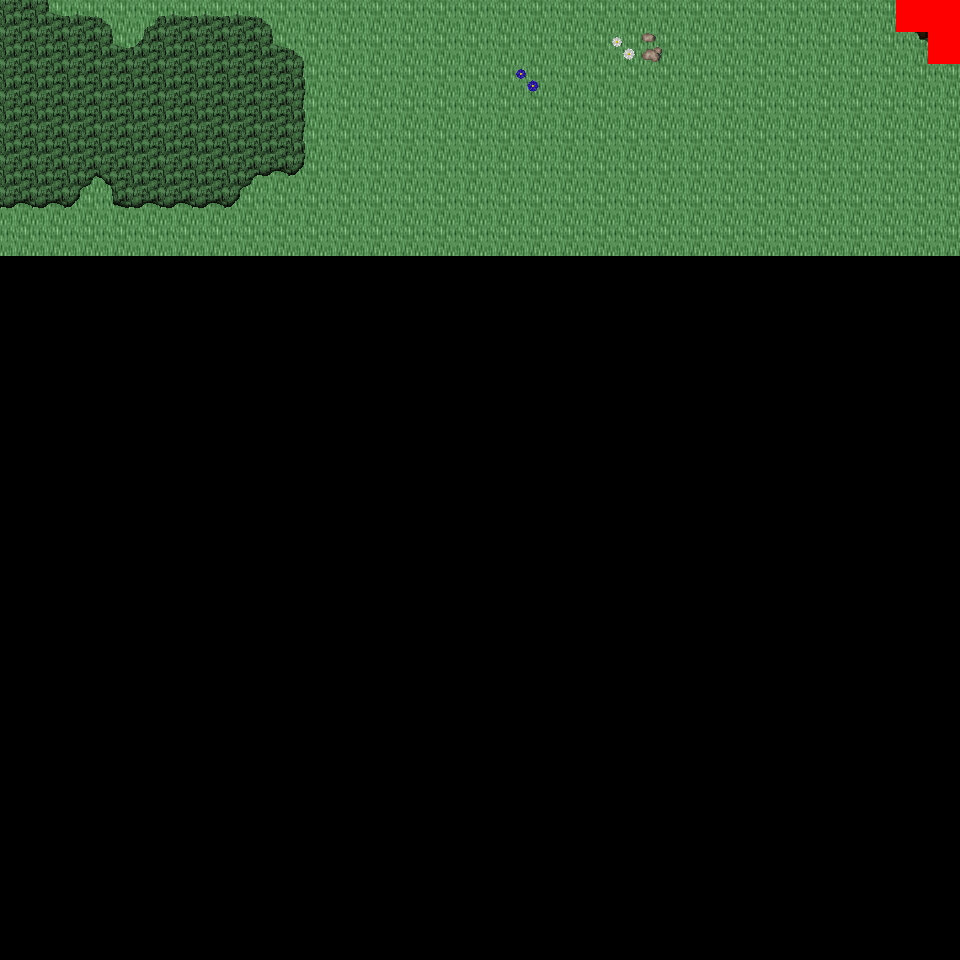

The image is a tile-based game level rendered from a .tmx file. Its description and source (layers, tilesets, objects; grid data summarised) follow:
An orthogonal 30x30 tile map with 32x32 px tiles, 6 tile layers (Ground, Object, Object2, Above, ...), 33 tilesets and 2 objects (2x mapExit).

<map version="1.0" orientation="orthogonal" renderorder="right-down" width="30" height="30" tilewidth="32" tileheight="32" nextobjectid="3">
  <tileset firstgid="1" name="tileset_logic_collision" tilewidth="32" tileheight="32" tilecount="1" columns="1">
    <image source="../drawable/tileset_logic_collision.png" width="32" height="32" />
  </tileset>
  <tileset firstgid="2" name="tileset_ground_ground" tilewidth="32" tileheight="32" tilecount="33" columns="3">
    <image source="../drawable/tileset_ground_ground.png" width="96" height="352" />
  </tileset>
  <tileset firstgid="35" name="tileset_building_house_3" tilewidth="32" tileheight="32" tilecount="48" columns="6">
    <image source="../drawable/tileset_building_house_3.png" width="192" height="256" />
  </tileset>
  <tileset firstgid="83" name="tileset_building_house_chalet" tilewidth="32" tileheight="32" tilecount="56" columns="7">
    <image source="../drawable/tileset_building_house_chalet.png" width="224" height="256" />
  </tileset>
  <tileset firstgid="139" name="tileset_terrain_grassland" tilewidth="32" tileheight="32" tilecount="88" columns="8">
    <image source="../drawable/tileset_terrain_grassland.png" width="256" height="352" />
  </tileset>
  <tileset firstgid="227" name="tileset_ground_grass_edges" tilewidth="32" tileheight="32" tilecount="36" columns="12">
    <image source="../drawable/tileset_ground_grass_edges.png" width="384" height="96" />
  </tileset>
  <tileset firstgid="263" name="tileset_ground_grass_corners" tilewidth="32" tileheight="32" tilecount="24" columns="6">
    <image source="../drawable/tileset_ground_grass_corners.png" width="192" height="128" />
  </tileset>
  <tileset firstgid="287" name="tileset_ground_grass_2" tilewidth="32" tileheight="32" tilecount="21" columns="3">
    <image source="../drawable/tileset_ground_grass_2.png" width="96" height="224" />
  </tileset>
  <tileset firstgid="308" name="tileset_plant_tree_fall_trees" tilewidth="32" tileheight="32" tilecount="40" columns="8">
    <image source="../drawable/tileset_plant_tree_fall_trees.png" width="256" height="160" />
  </tileset>
  <tileset firstgid="348" name="tileset_plant_tree_pine_tree" tilewidth="32" tileheight="32" tilecount="20" columns="4">
    <image source="../drawable/tileset_plant_tree_pine_tree.png" width="128" height="160" />
  </tileset>
  <tileset firstgid="368" name="tileset_plant_tree_pine_tree_1" tilewidth="32" tileheight="32" tilecount="20" columns="4">
    <image source="../drawable/tileset_plant_tree_pine_tree_1.png" width="128" height="160" />
  </tileset>
  <tileset firstgid="388" name="tileset_plant_tree_tree_darkgreen" tilewidth="32" tileheight="32" tilecount="88" columns="8">
    <image source="../drawable/tileset_plant_tree_tree_darkgreen.png" width="256" height="352" />
  </tileset>
  <tileset firstgid="476" name="tileset_plant_tree_evergreen" tilewidth="32" tileheight="32" tilecount="36" columns="3">
    <image source="../drawable/tileset_plant_tree_evergreen.png" width="96" height="384" />
  </tileset>
  <tileset firstgid="512" name="tileset_plant_tree_dead_tree_3" tilewidth="32" tileheight="32" tilecount="16" columns="4">
    <image source="../drawable/tileset_plant_tree_dead_tree_3.png" width="128" height="128" />
  </tileset>
  <tileset firstgid="528" name="tileset_plant_stump_hollow_logs" tilewidth="32" tileheight="32" tilecount="6" columns="3">
    <image source="../drawable/tileset_plant_stump_hollow_logs.png" width="96" height="64" />
  </tileset>
  <tileset firstgid="534" name="tileset_plant_stump_stump_purple" tilewidth="32" tileheight="32" tilecount="4" columns="2">
    <image source="../drawable/tileset_plant_stump_stump_purple.png" width="64" height="64" />
  </tileset>
  <tileset firstgid="538" name="tileset_plant_leaves" tilewidth="32" tileheight="32" tilecount="8" columns="4">
    <image source="../drawable/tileset_plant_leaves.png" width="128" height="64" />
  </tileset>
  <tileset firstgid="546" name="tileset_building_door_brown_door" tilewidth="32" tileheight="32" tilecount="3" columns="1">
    <image source="../drawable/tileset_building_door_brown_door.png" width="32" height="96" />
  </tileset>
  <tileset firstgid="549" name="tileset_item_pot_barrel_with_flower" tilewidth="32" tileheight="32" tilecount="2" columns="2">
    <image source="../drawable/tileset_item_pot_barrel_with_flower.png" width="64" height="32" />
  </tileset>
  <tileset firstgid="551" name="tileset_ground_rock_pebbles" tilewidth="32" tileheight="32" tilecount="3" columns="1">
    <image source="../drawable/tileset_ground_rock_pebbles.png" width="32" height="96" />
  </tileset>
  <tileset firstgid="554" name="tileset_plant_mushroom3" tilewidth="32" tileheight="32" tilecount="2" columns="2">
    <image source="../drawable/tileset_plant_mushroom3.png" width="64" height="32" />
  </tileset>
  <tileset firstgid="556" name="tileset_plant_bush_large_green" tilewidth="32" tileheight="32" tilecount="9" columns="3">
    <image source="../drawable/tileset_plant_bush_large_green.png" width="96" height="96" />
  </tileset>
  <tileset firstgid="565" name="tileset_plant_flower_daisy_blue" tilewidth="32" tileheight="32" tilecount="8" columns="2">
    <image source="../drawable/tileset_plant_flower_daisy_blue.png" width="64" height="128" />
  </tileset>
  <tileset firstgid="573" name="tileset_plant_flower_daisy_red" tilewidth="32" tileheight="32" tilecount="8" columns="2">
    <image source="../drawable/tileset_plant_flower_daisy_red.png" width="64" height="128" />
  </tileset>
  <tileset firstgid="581" name="tileset_plant_flower_daisy_white" tilewidth="32" tileheight="32" tilecount="8" columns="2">
    <image source="../drawable/tileset_plant_flower_daisy_white.png" width="64" height="128" />
  </tileset>
  <tileset firstgid="589" name="tileset_plant_flower_daisy_yellow" tilewidth="32" tileheight="32" tilecount="8" columns="2">
    <image source="../drawable/tileset_plant_flower_daisy_yellow.png" width="64" height="128" />
  </tileset>
  <tileset firstgid="597" name="tileset_plant_flower_stone_edge_beds" tilewidth="32" tileheight="32" tilecount="24" columns="8">
    <image source="../drawable/tileset_plant_flower_stone_edge_beds.png" width="256" height="96" />
  </tileset>
  <tileset firstgid="621" name="tileset_logic_creature_human_evil" tilewidth="32" tileheight="32" tilecount="16" columns="8">
    <image source="../drawable/tileset_logic_creature_human_evil.png" width="256" height="64" />
  </tileset>
  <tileset firstgid="637" name="tileset_logic_creature_animal" tilewidth="32" tileheight="32" tilecount="32" columns="8">
    <image source="../drawable/tileset_logic_creature_animal.png" width="256" height="128" />
  </tileset>
  <tileset firstgid="669" name="tileset_ground_tall_grass" tilewidth="32" tileheight="32" tilecount="15" columns="5">
    <image source="../drawable/tileset_ground_tall_grass.png" width="160" height="96" />
  </tileset>
  <tileset firstgid="684" name="tileset_logic_creature_reptile" tilewidth="32" tileheight="32" tilecount="7" columns="7">
    <image source="../drawable/tileset_logic_creature_reptile.png" width="224" height="32" />
  </tileset>
  <tileset firstgid="691" name="tileset_logic_creature_fowl" tilewidth="32" tileheight="32" tilecount="6" columns="6">
    <image source="../drawable/tileset_logic_creature_fowl.png" width="192" height="32" />
  </tileset>
  <tileset firstgid="697" name="tileset_object_stone_well" tilewidth="32" tileheight="32" tilecount="6" columns="2">
    <image source="../drawable/tileset_object_stone_well.png" width="64" height="96" />
  </tileset>
  <layer name="Ground" width="30" height="30">
    <data>[900 cells, 240 non-empty, 2 distinct tile ids]</data>
  </layer>
  <layer name="Object" width="30" height="30">
    <data>[900 cells, 29 non-empty, 12 distinct tile ids]</data>
  </layer>
  <layer name="Object2" width="30" height="30">
    <data>[900 cells, 6 non-empty, 6 distinct tile ids]</data>
  </layer>
  <layer name="Above" width="30" height="30">
    <data>[900 cells, 0 non-empty, 0 distinct tile ids]</data>
  </layer>
  <layer name="Above2" width="30" height="30">
    <data>[900 cells, 0 non-empty, 0 distinct tile ids]</data>
  </layer>
  <layer name="Walkable" width="30" height="30">
    <data>[900 cells, 3 non-empty, 1 distinct tile ids]</data>
  </layer>
  <objectgroup name="MapEvents">
    <object id="1" name="north" type="mapExit" x="0" y="0" width="896" height="32">
      <properties>
        <property name="map" value="level_0_x17_y11" />
        <property name="x" value="0" />
        <property name="y" value="28" />
      </properties>
    </object>
    <object id="2" name="east" type="mapExit" x="928" y="64" width="32" height="896">
      <properties>
        <property name="map" value="level_0_x18_y12" />
        <property name="x" value="1" />
        <property name="y" value="2" />
      </properties>
    </object>
  </objectgroup>
</map>
